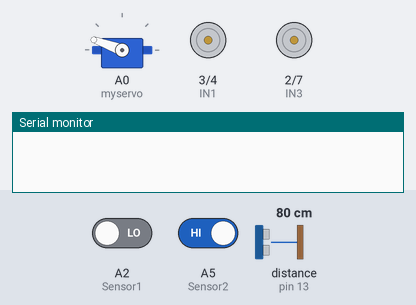
A sketch run on a simulated Arduino Uno, built with avr-gcc and run on an emulated ATmega328P. Shown: servo, motor-driver pin pairs drawn as motors (green arrow = first pin HIGH = forward, orange = second pin HIGH = backward, longer = more drive, scaled by the enable pin), the last lines printed to the serial monitor. Wiring (inferred from the names in the program): ultrasonic range finder: trigger pin 12; echo pin 13. The test bench sets the inputs (shaded band); at power-on: distance to the obstacle (sensor on pin 13) 80 cm, A5 (Sensor2) HIGH, A2 (Sensor1) LOW. The echo pulse lasts 58.3 µs per cm.

Above: at 1.2 s.
1.3 s: distance to the obstacle (sensor on pin 13) set to 12 cm
2.8 s: distance to the obstacle (sensor on pin 13) set to 9 cm
At 4.0 s:
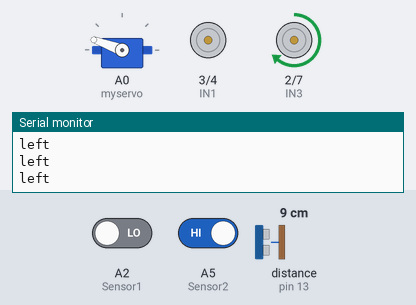
4.3 s: A5 (Sensor2) driven LOW
At 5.5 s:
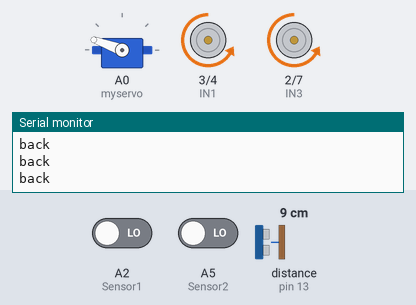
5.8 s: A2 (Sensor1) driven HIGH
At 6.9 s:
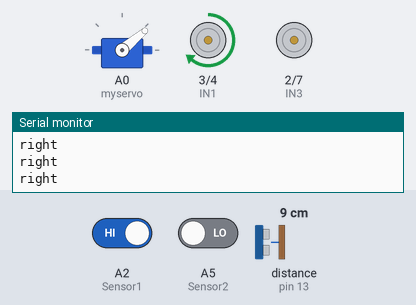
7.3 s: distance to the obstacle (sensor on pin 13) set to 7 cm
10.3 s: distance to the obstacle (sensor on pin 13) set to 4 cm
At 11.4 s:
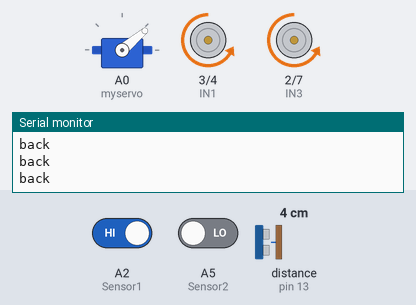
Timing chart, 0 to 12.8 s (numbered marks = the images above; inputs shaded):
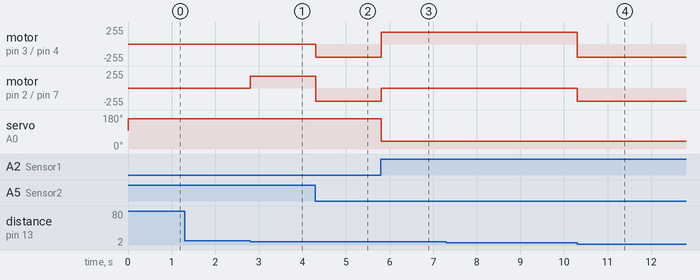

The sketch:

2_follow.ino
```cpp
/*************************************
 *     TIME:2022.06.25
 *     Development Team: Zhiyi Technology Co., Ltd.
 *
 *  **************************************/

#include <Servo.h>
#define Trig 12 //Pin Tring connects to D12
#define Echo 13 //Pin Echo connects to D13
float cm; //Distance variable
// float temp; //

int ENA = 5;
int IN1 = 3;
int IN2 = 4;

int ENB = 6;
int IN3 = 2;
int IN4 = 7;

int Sensor1 = A2;//pin A2
int Sensor2 = A5;//pin A5

int SensorLeft;
int SensorRight;

Servo myservo;  // create servo object to control a servo
// twelve servo objects can be created on most boards

void setup()
{
    myservo.attach(A0);  // attaches the servo on pin 9 to the servo object
    //Set the pin mode
    pinMode(ENA, OUTPUT);
    pinMode(IN1, OUTPUT);
    pinMode(IN2, OUTPUT);

    pinMode(ENB, OUTPUT);
    pinMode(IN3, OUTPUT);
    pinMode(IN4, OUTPUT);

    pinMode(Sensor1, INPUT);
    pinMode(Sensor2, INPUT);
    pinMode(Trig, OUTPUT);
    pinMode(Echo, INPUT);
    Serial.begin(9600);
    myservo.write(100);
}

void loop()
{
    cm = GetDistance();

    SensorLeft  =  digitalRead(A2);//The sensor on the left
    SensorRight =  digitalRead(A5);//The sensor on the Right

    // If the right sensor detects the signal, the left sensor does not detect the signal,
    // the ultrasonic detection of the obstacle distance between 5cm to 10cm, turn to the right
    if (SensorLeft == HIGH && SensorRight == LOW && ( cm > 5 && cm < 10))
    {
        right();
    }
    else if(SensorLeft == LOW && SensorRight == HIGH&& ( cm >5 && cm <10))
    {
        left();
    }
    else  if(SensorLeft == HIGH && SensorRight == HIGH&&( cm >11 && cm <20))
    {
        forward();
    }
    else if(SensorLeft == HIGH && SensorRight == HIGH && ( cm >20 || cm <3))
    {
        stop();
    }
    else  if((SensorLeft == LOW && SensorRight == LOW)||( cm <5 && cm > 0))
    {
        back();
    }

    if (SensorLeft == LOW)
    {
        myservo.write(160);
    }
    else if (SensorRight == LOW)
    {
        myservo.write(40);
    }
    else
    {
        myservo.write(100);
    }

}

/*
Function: obtain ultrasonic sensor ranging data
Parameters: Trig, Echo
Parameter description: sensor connected to the motherboard pin port A4,A5
Trig -------> pin D12
Echo -------> pin D13
*/
float GetDistance()
{
    float distance;
    // Send a low short pulse to Trig to trigger the ranging
    digitalWrite(Trig, LOW); //Send a low level to Trig
    delayMicroseconds(2);
    digitalWrite(Trig, HIGH);
    delayMicroseconds(10);
    digitalWrite(Trig, LOW);
    distance = pulseIn(Echo, HIGH) / 58.00;

    //Serial.print("Distance = ");
    //Serial.println(distance);//The serial output distance is converted into cm

	  return distance;
}

//turn left
void left(){
  //Set the speed of the motor
    analogWrite(ENA, 60);
    analogWrite(ENB, 180);
    //The right forward
    digitalWrite(IN1, LOW);
    digitalWrite(IN2, LOW);
    //The left STOP
    digitalWrite(IN3, HIGH);
    digitalWrite(IN4, LOW);
    Serial.println("left");
  }
//turn right
 void right(){
    //Set the speed of the motor
   analogWrite(ENA, 180);
   analogWrite(ENB, 60);
    //The right stop
    digitalWrite(IN1, HIGH);
    digitalWrite(IN2, LOW);
  //The left forward
    digitalWrite(IN3,LOW);
    digitalWrite(IN4,LOW);
     Serial.println("right");
  }
//turn forward
 void forward(){
    //FORWARD
    //Set the speed of the motor
     analogWrite(ENA, 200);
     analogWrite(ENB, 200);
     //The right forward
     digitalWrite(IN1, HIGH);
     digitalWrite(IN2,LOW);
     //The left forward
     digitalWrite(IN3, HIGH);
     digitalWrite(IN4, LOW);
     Serial.println("forward");
  }

//stop
 void stop(){
    analogWrite(ENA, 0);
    analogWrite(ENB, 0);
  //set IN1,IN2,IN3,IN4 to LOW
    digitalWrite(IN1,LOW);
    digitalWrite(IN2,LOW);
    digitalWrite(IN3, LOW);
    digitalWrite(IN4, LOW);
     Serial.println("stop");

  }
  //back up
   void back(){
    //Set the speed of the motor
     analogWrite(ENA, 200);
     analogWrite(ENB, 200);
     //The right back
     digitalWrite(IN1, LOW);
     digitalWrite(IN2,HIGH);
     //The left back
     digitalWrite(IN3,LOW);
     digitalWrite(IN4, HIGH);
     Serial.println("back");
  }
```

Measured:
- the behaviour switches between 11 and 10 cm on distance to the obstacle (sensor on pin 13) (found by bisection; images 0 and 1)
- the behaviour switches between 6 and 5 cm on distance to the obstacle (sensor on pin 13) (found by bisection; images 3 and 4)
- after the input at 1.3 s, every drawn part: stays the same
- after the input at 2.8 s, motor on pin 2 (IN3) / pin 7 (IN4): stopped → forward 180/255 at once
- after the input at 4.3 s, motor on pin 3 (IN1) / pin 4 (IN2): stopped → backward 200/255 at once; motor on pin 2 (IN3) / pin 7 (IN4): forward 180/255 → backward 200/255 at once
- after the input at 5.8 s, motor on pin 3 (IN1) / pin 4 (IN2): backward 200/255 → forward 180/255 at once; motor on pin 2 (IN3) / pin 7 (IN4): backward 200/255 → stopped at once; servo on A0 (myservo): 160° → 40° at once
- after the input at 10.3 s, motor on pin 3 (IN1) / pin 4 (IN2): forward 180/255 → backward 200/255 at once; motor on pin 2 (IN3) / pin 7 (IN4): stopped → backward 200/255 at once
